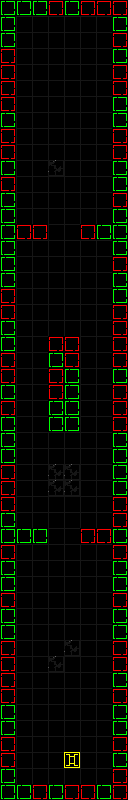

This game map was drawn from its Tiled (.tmx) file and the tilesets committed beside it. A one-line description and the trimmed map source follow:
An orthogonal 8x50 tile map with 16x16 px tiles, 3 tile layers (Tile Layer 1, Tile Layer 2, Tile Layer 3).

<map version="1.0" orientation="orthogonal" width="8" height="50" tilewidth="16" tileheight="16">
 <tileset firstgid="1" name="tiles" tilewidth="16" tileheight="16">
  <image source="maps/tiles.png" trans="ff00ff" width="80" height="16" />
 </tileset>
 <layer name="Tile Layer 1" width="8" height="50">
  <data>[400 cells, 400 non-empty, 5 distinct tile ids]</data>
 </layer>
 <layer name="Tile Layer 2" width="8" height="50">
  <data>[400 cells, 1 non-empty, 1 distinct tile ids]</data>
 </layer>
 <layer name="Tile Layer 3" width="8" height="50">
  <data>[400 cells, 2 non-empty, 2 distinct tile ids]</data>
 </layer>
</map>
